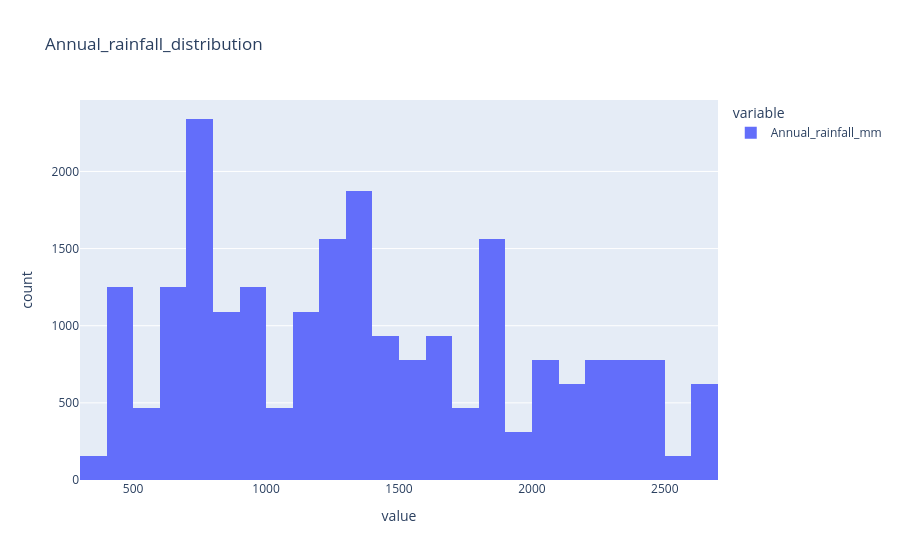

Notebook source saved alongside this figure:
### Code cell
# Lets check the rainfall distribution


fig = px.histogram(price_df["Annual_rainfall_mm"],
                   nbins=40, title='Annual_rainfall_distribution',
                   labels={'x': 'Rainfall', 'y': 'Frequency'})
fig.show()

### Figure 1 — Plotly figure (JSON) as saved in the notebook; plotly's stock layout.template omitted (floating-point values rounded to 4 significant figures; data arrays with more than 128 entries replaced by an {"elided": "..."} marker saying what was removed)
{"data": [{"alignmentgroup": "True", "bingroup": "x", "hovertemplate": "variable=Annual_rainfall_mm<br>value=%{x}<br>count=%{y}<extra></extra>", "legendgroup": "Annual_rainfall_mm", "marker": {"color": "#636efa", "pattern": {"shape": ""}}, "name": "Annual_rainfall_mm", "nbinsx": 40, "offsetgroup": "Annual_rainfall_mm", "orientation": "v", "showlegend": true, "type": "histogram", "x": {"elided": "22308 float values"}, "xaxis": "x", "yaxis": "y"}], "layout": {"barmode": "relative", "legend": {"title": {"text": "variable"}, "tracegroupgap": 0}, "title": {"text": "Annual_rainfall_distribution"}, "xaxis": {"anchor": "y", "domain": [0, 1], "title": {"text": "value"}}, "yaxis": {"anchor": "x", "domain": [0, 1], "title": {"text": "count"}}}}
